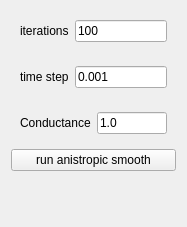
          <widget class="QWidget" name="anisotropicSmoothingPage">
           <property name="geometry">
            <rect>
             <x>0</x>
             <y>0</y>
             <width>187</width>
             <height>227</height>
            </rect>
           </property>
           <attribute name="label">
            <string>Anisotropic Smoothing</string>
           </attribute>
           <layout class="QVBoxLayout" name="verticalLayout_16">
            <item>
             <widget class="QWidget" name="widget_24" native="true">
              <layout class="QHBoxLayout" name="horizontalLayout_16">
               <item>
                <widget class="QLabel" name="iterationsLabel">
                 <property name="text">
                  <string>iterations</string>
                 </property>
                </widget>
               </item>
               <item>
                <widget class="QLineEdit" name="anisotropicIterationsLineEdit">
                 <property name="text">
                  <string>100</string>
                 </property>
                </widget>
               </item>
              </layout>
             </widget>
            </item>
            <item>
             <widget class="QWidget" name="widget_25" native="true">
              <layout class="QHBoxLayout" name="horizontalLayout_17">
               <item>
                <widget class="QLabel" name="anisotropicTimeStepLabel">
                 <property name="text">
                  <string>time step</string>
                 </property>
                </widget>
               </item>
               <item>
                <widget class="QLineEdit" name="anisotropicTimeStepLineEdit">
                 <property name="text">
                  <string>0.001</string>
                 </property>
                </widget>
               </item>
              </layout>
             </widget>
            </item>
            <item>
             <widget class="QWidget" name="widget_26" native="true">
              <layout class="QHBoxLayout" name="horizontalLayout_18">
               <item>
                <widget class="QLabel" name="anisotropicConductanceLabel">
                 <property name="text">
                  <string>Conductance</string>
                 </property>
                </widget>
               </item>
               <item>
                <widget class="QLineEdit" name="anisotropicConductanceLineEdit">
                 <property name="text">
                  <string>1.0</string>
                 </property>
                </widget>
               </item>
              </layout>
             </widget>
            </item>
            <item>
             <widget class="QPushButton" name="anisotropicButton">
              <property name="text">
               <string>run anistropic smooth</string>
              </property>
             </widget>
            </item>
            <item>
             <spacer name="verticalSpacer_2">
              <property name="orientation">
               <enum>Qt::Vertical</enum>
              </property>
              <property name="sizeHint" stdset="0">
               <size>
                <width>20</width>
                <height>40</height>
               </size>
              </property>
             </spacer>
            </item>
           </layout>
          </widget>
